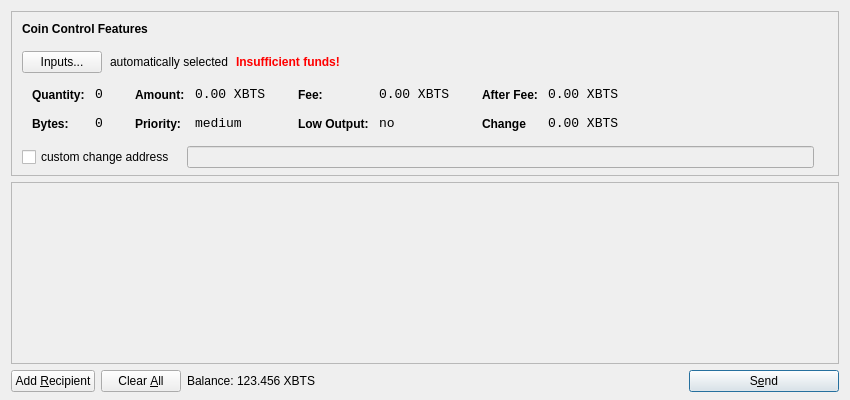
<?xml version="1.0" encoding="UTF-8"?>
<ui version="4.0">
 <class>SendCoinsDialog</class>
 <widget class="QDialog" name="SendCoinsDialog">
  <property name="geometry">
   <rect>
    <x>0</x>
    <y>0</y>
    <width>850</width>
    <height>400</height>
   </rect>
  </property>
  <property name="windowTitle">
   <string>Send Coins</string>
  </property>
  <layout class="QVBoxLayout" name="verticalLayout" stretch="0,1,0">
   <property name="bottomMargin">
    <number>8</number>
   </property>
   <item>
    <widget class="QFrame" name="frameCoinControl">
     <property name="sizePolicy">
      <sizepolicy hsizetype="Expanding" vsizetype="Expanding">
       <horstretch>0</horstretch>
       <verstretch>0</verstretch>
      </sizepolicy>
     </property>
     <property name="maximumSize">
      <size>
       <width>16777215</width>
       <height>16777215</height>
      </size>
     </property>
     <property name="frameShape">
      <enum>QFrame::StyledPanel</enum>
     </property>
     <property name="frameShadow">
      <enum>QFrame::Sunken</enum>
     </property>
     <layout class="QVBoxLayout" name="verticalLayoutCoinControl2">
      <property name="spacing">
       <number>-1</number>
      </property>
      <property name="leftMargin">
       <number>0</number>
      </property>
      <property name="topMargin">
       <number>0</number>
      </property>
      <property name="rightMargin">
       <number>0</number>
      </property>
      <property name="bottomMargin">
       <number>6</number>
      </property>
      <item>
       <layout class="QVBoxLayout" name="verticalLayoutCoinControl" stretch="0,0,0,0,1">
        <property name="spacing">
         <number>0</number>
        </property>
        <property name="leftMargin">
         <number>10</number>
        </property>
        <property name="topMargin">
         <number>10</number>
        </property>
        <item>
         <layout class="QHBoxLayout" name="horizontalLayoutCoinControl1">
          <property name="bottomMargin">
           <number>15</number>
          </property>
          <item>
           <widget class="QLabel" name="labelCoinControlFeatures">
            <property name="sizePolicy">
             <sizepolicy hsizetype="Preferred" vsizetype="Maximum">
              <horstretch>0</horstretch>
              <verstretch>0</verstretch>
             </sizepolicy>
            </property>
            <property name="font">
             <font>
              <weight>75</weight>
              <bold>true</bold>
             </font>
            </property>
            <property name="styleSheet">
             <string notr="true">font-weight:bold;</string>
            </property>
            <property name="text">
             <string>Coin Control Features</string>
            </property>
           </widget>
          </item>
         </layout>
        </item>
        <item>
         <layout class="QHBoxLayout" name="horizontalLayoutCoinControl2" stretch="0,0,0,0">
          <property name="spacing">
           <number>8</number>
          </property>
          <property name="bottomMargin">
           <number>10</number>
          </property>
          <item>
           <widget class="QPushButton" name="pushButtonCoinControl">
            <property name="styleSheet">
             <string notr="true"/>
            </property>
            <property name="text">
             <string>Inputs...</string>
            </property>
           </widget>
          </item>
          <item>
           <widget class="QLabel" name="labelCoinControlAutomaticallySelected">
            <property name="text">
             <string>automatically selected</string>
            </property>
            <property name="margin">
             <number>5</number>
            </property>
           </widget>
          </item>
          <item>
           <widget class="QLabel" name="labelCoinControlInsuffFunds">
            <property name="font">
             <font>
              <weight>75</weight>
              <bold>true</bold>
             </font>
            </property>
            <property name="styleSheet">
             <string notr="true">color:red;font-weight:bold;</string>
            </property>
            <property name="text">
             <string>Insufficient funds!</string>
            </property>
            <property name="margin">
             <number>5</number>
            </property>
           </widget>
          </item>
          <item>
           <spacer name="horizontalSpacerCoinControl">
            <property name="orientation">
             <enum>Qt::Horizontal</enum>
            </property>
            <property name="sizeHint" stdset="0">
             <size>
              <width>40</width>
              <height>1</height>
             </size>
            </property>
           </spacer>
          </item>
         </layout>
        </item>
        <item>
         <widget class="QWidget" name="widgetCoinControl" native="true">
          <property name="sizePolicy">
           <sizepolicy hsizetype="Preferred" vsizetype="Preferred">
            <horstretch>0</horstretch>
            <verstretch>0</verstretch>
           </sizepolicy>
          </property>
          <property name="minimumSize">
           <size>
            <width>0</width>
            <height>0</height>
           </size>
          </property>
          <property name="styleSheet">
           <string notr="true"/>
          </property>
          <layout class="QHBoxLayout" name="horizontalLayoutCoinControl5">
           <property name="margin">
            <number>0</number>
           </property>
           <item>
            <layout class="QHBoxLayout" name="horizontalLayoutCoinControl3" stretch="0,0,0,1">
             <property name="spacing">
              <number>20</number>
             </property>
             <property name="topMargin">
              <number>0</number>
             </property>
             <property name="bottomMargin">
              <number>10</number>
             </property>
             <item>
              <layout class="QFormLayout" name="formLayoutCoinControl1">
               <property name="horizontalSpacing">
                <number>10</number>
               </property>
               <property name="verticalSpacing">
                <number>14</number>
               </property>
               <property name="leftMargin">
                <number>10</number>
               </property>
               <property name="topMargin">
                <number>4</number>
               </property>
               <property name="rightMargin">
                <number>6</number>
               </property>
               <item row="0" column="0">
                <widget class="QLabel" name="labelCoinControlQuantityText">
                 <property name="styleSheet">
                  <string notr="true">font-weight:bold;</string>
                 </property>
                 <property name="text">
                  <string>Quantity:</string>
                 </property>
                 <property name="margin">
                  <number>0</number>
                 </property>
                </widget>
               </item>
               <item row="0" column="1">
                <widget class="QLabel" name="labelCoinControlQuantity">
                 <property name="font">
                  <font>
                   <family>Monospace</family>
                   <pointsize>10</pointsize>
                  </font>
                 </property>
                 <property name="cursor">
                  <cursorShape>IBeamCursor</cursorShape>
                 </property>
                 <property name="contextMenuPolicy">
                  <enum>Qt::ActionsContextMenu</enum>
                 </property>
                 <property name="text">
                  <string>0</string>
                 </property>
                 <property name="margin">
                  <number>0</number>
                 </property>
                 <property name="textInteractionFlags">
                  <set>Qt::LinksAccessibleByMouse|Qt::TextSelectableByKeyboard|Qt::TextSelectableByMouse</set>
                 </property>
                </widget>
               </item>
               <item row="1" column="0">
                <widget class="QLabel" name="labelCoinControlBytesText">
                 <property name="styleSheet">
                  <string notr="true">font-weight:bold;</string>
                 </property>
                 <property name="text">
                  <string>Bytes:</string>
                 </property>
                </widget>
               </item>
               <item row="1" column="1">
                <widget class="QLabel" name="labelCoinControlBytes">
                 <property name="font">
                  <font>
                   <family>Monospace</family>
                   <pointsize>10</pointsize>
                  </font>
                 </property>
                 <property name="cursor">
                  <cursorShape>IBeamCursor</cursorShape>
                 </property>
                 <property name="contextMenuPolicy">
                  <enum>Qt::ActionsContextMenu</enum>
                 </property>
                 <property name="text">
                  <string>0</string>
                 </property>
                 <property name="textInteractionFlags">
                  <set>Qt::LinksAccessibleByMouse|Qt::TextSelectableByKeyboard|Qt::TextSelectableByMouse</set>
                 </property>
                </widget>
               </item>
              </layout>
             </item>
             <item>
              <layout class="QFormLayout" name="formLayoutCoinControl2">
               <property name="horizontalSpacing">
                <number>10</number>
               </property>
               <property name="verticalSpacing">
                <number>14</number>
               </property>
               <property name="leftMargin">
                <number>6</number>
               </property>
               <property name="topMargin">
                <number>4</number>
               </property>
               <property name="rightMargin">
                <number>6</number>
               </property>
               <item row="0" column="0">
                <widget class="QLabel" name="labelCoinControlAmountText">
                 <property name="styleSheet">
                  <string notr="true">font-weight:bold;</string>
                 </property>
                 <property name="text">
                  <string>Amount:</string>
                 </property>
                 <property name="margin">
                  <number>0</number>
                 </property>
                </widget>
               </item>
               <item row="0" column="1">
                <widget class="QLabel" name="labelCoinControlAmount">
                 <property name="font">
                  <font>
                   <family>Monospace</family>
                   <pointsize>10</pointsize>
                  </font>
                 </property>
                 <property name="cursor">
                  <cursorShape>IBeamCursor</cursorShape>
                 </property>
                 <property name="contextMenuPolicy">
                  <enum>Qt::ActionsContextMenu</enum>
                 </property>
                 <property name="text">
                  <string>0.00 XBTS</string>
                 </property>
                 <property name="textInteractionFlags">
                  <set>Qt::LinksAccessibleByMouse|Qt::TextSelectableByKeyboard|Qt::TextSelectableByMouse</set>
                 </property>
                </widget>
               </item>
               <item row="1" column="0">
                <widget class="QLabel" name="labelCoinControlPriorityText">
                 <property name="styleSheet">
                  <string notr="true">font-weight:bold;</string>
                 </property>
                 <property name="text">
                  <string>Priority:</string>
                 </property>
                </widget>
               </item>
               <item row="1" column="1">
                <widget class="QLabel" name="labelCoinControlPriority">
                 <property name="font">
                  <font>
                   <family>Monospace</family>
                   <pointsize>10</pointsize>
                  </font>
                 </property>
                 <property name="cursor">
                  <cursorShape>IBeamCursor</cursorShape>
                 </property>
                 <property name="contextMenuPolicy">
                  <enum>Qt::ActionsContextMenu</enum>
                 </property>
                 <property name="text">
                  <string>medium</string>
                 </property>
                 <property name="textInteractionFlags">
                  <set>Qt::LinksAccessibleByMouse|Qt::TextSelectableByKeyboard|Qt::TextSelectableByMouse</set>
                 </property>
                </widget>
               </item>
              </layout>
             </item>
             <item>
              <layout class="QFormLayout" name="formLayoutCoinControl3">
               <property name="horizontalSpacing">
                <number>10</number>
               </property>
               <property name="verticalSpacing">
                <number>14</number>
               </property>
               <property name="leftMargin">
                <number>6</number>
               </property>
               <property name="topMargin">
                <number>4</number>
               </property>
               <property name="rightMargin">
                <number>6</number>
               </property>
               <item row="0" column="0">
                <widget class="QLabel" name="labelCoinControlFeeText">
                 <property name="styleSheet">
                  <string notr="true">font-weight:bold;</string>
                 </property>
                 <property name="text">
                  <string>Fee:</string>
                 </property>
                 <property name="margin">
                  <number>0</number>
                 </property>
                </widget>
               </item>
               <item row="0" column="1">
                <widget class="QLabel" name="labelCoinControlFee">
                 <property name="font">
                  <font>
                   <family>Monospace</family>
                   <pointsize>10</pointsize>
                  </font>
                 </property>
                 <property name="cursor">
                  <cursorShape>IBeamCursor</cursorShape>
                 </property>
                 <property name="contextMenuPolicy">
                  <enum>Qt::ActionsContextMenu</enum>
                 </property>
                 <property name="text">
                  <string>0.00 XBTS</string>
                 </property>
                 <property name="textInteractionFlags">
                  <set>Qt::LinksAccessibleByMouse|Qt::TextSelectableByKeyboard|Qt::TextSelectableByMouse</set>
                 </property>
                </widget>
               </item>
               <item row="1" column="0">
                <widget class="QLabel" name="labelCoinControlLowOutputText">
                 <property name="styleSheet">
                  <string notr="true">font-weight:bold;</string>
                 </property>
                 <property name="text">
                  <string>Low Output:</string>
                 </property>
                </widget>
               </item>
               <item row="1" column="1">
                <widget class="QLabel" name="labelCoinControlLowOutput">
                 <property name="font">
                  <font>
                   <family>Monospace</family>
                   <pointsize>10</pointsize>
                  </font>
                 </property>
                 <property name="cursor">
                  <cursorShape>IBeamCursor</cursorShape>
                 </property>
                 <property name="contextMenuPolicy">
                  <enum>Qt::ActionsContextMenu</enum>
                 </property>
                 <property name="text">
                  <string>no</string>
                 </property>
                 <property name="textInteractionFlags">
                  <set>Qt::LinksAccessibleByMouse|Qt::TextSelectableByKeyboard|Qt::TextSelectableByMouse</set>
                 </property>
                </widget>
               </item>
              </layout>
             </item>
             <item>
              <layout class="QFormLayout" name="formLayoutCoinControl4">
               <property name="horizontalSpacing">
                <number>10</number>
               </property>
               <property name="verticalSpacing">
                <number>14</number>
               </property>
               <property name="leftMargin">
                <number>6</number>
               </property>
               <property name="topMargin">
                <number>4</number>
               </property>
               <property name="rightMargin">
                <number>6</number>
               </property>
               <item row="0" column="0">
                <widget class="QLabel" name="labelCoinControlAfterFeeText">
                 <property name="styleSheet">
                  <string notr="true">font-weight:bold;</string>
                 </property>
                 <property name="text">
                  <string>After Fee:</string>
                 </property>
                 <property name="margin">
                  <number>0</number>
                 </property>
                </widget>
               </item>
               <item row="0" column="1">
                <widget class="QLabel" name="labelCoinControlAfterFee">
                 <property name="font">
                  <font>
                   <family>Monospace</family>
                   <pointsize>10</pointsize>
                  </font>
                 </property>
                 <property name="cursor">
                  <cursorShape>IBeamCursor</cursorShape>
                 </property>
                 <property name="contextMenuPolicy">
                  <enum>Qt::ActionsContextMenu</enum>
                 </property>
                 <property name="text">
                  <string>0.00 XBTS</string>
                 </property>
                 <property name="textInteractionFlags">
                  <set>Qt::LinksAccessibleByMouse|Qt::TextSelectableByKeyboard|Qt::TextSelectableByMouse</set>
                 </property>
                </widget>
               </item>
               <item row="1" column="0">
                <widget class="QLabel" name="labelCoinControlChangeText">
                 <property name="styleSheet">
                  <string notr="true">font-weight:bold;</string>
                 </property>
                 <property name="text">
                  <string>Change</string>
                 </property>
                </widget>
               </item>
               <item row="1" column="1">
                <widget class="QLabel" name="labelCoinControlChange">
                 <property name="font">
                  <font>
                   <family>Monospace</family>
                   <pointsize>10</pointsize>
                  </font>
                 </property>
                 <property name="cursor">
                  <cursorShape>IBeamCursor</cursorShape>
                 </property>
                 <property name="contextMenuPolicy">
                  <enum>Qt::ActionsContextMenu</enum>
                 </property>
                 <property name="text">
                  <string>0.00 XBTS</string>
                 </property>
                 <property name="textInteractionFlags">
                  <set>Qt::LinksAccessibleByMouse|Qt::TextSelectableByKeyboard|Qt::TextSelectableByMouse</set>
                 </property>
                </widget>
               </item>
              </layout>
             </item>
            </layout>
           </item>
          </layout>
         </widget>
        </item>
        <item>
         <layout class="QHBoxLayout" name="horizontalLayoutCoinControl4" stretch="0,0,0">
          <property name="spacing">
           <number>12</number>
          </property>
          <property name="sizeConstraint">
           <enum>QLayout::SetDefaultConstraint</enum>
          </property>
          <property name="topMargin">
           <number>5</number>
          </property>
          <property name="rightMargin">
           <number>5</number>
          </property>
          <item>
           <widget class="QCheckBox" name="checkBoxCoinControlChange">
            <property name="text">
             <string>custom change address</string>
            </property>
           </widget>
          </item>
          <item>
           <widget class="QLineEdit" name="lineEditCoinControlChange">
            <property name="enabled">
             <bool>false</bool>
            </property>
            <property name="sizePolicy">
             <sizepolicy hsizetype="Expanding" vsizetype="Fixed">
              <horstretch>0</horstretch>
              <verstretch>0</verstretch>
             </sizepolicy>
            </property>
           </widget>
          </item>
          <item>
           <widget class="QLabel" name="labelCoinControlChangeLabel">
            <property name="sizePolicy">
             <sizepolicy hsizetype="Preferred" vsizetype="Expanding">
              <horstretch>0</horstretch>
              <verstretch>0</verstretch>
             </sizepolicy>
            </property>
            <property name="minimumSize">
             <size>
              <width>0</width>
              <height>0</height>
             </size>
            </property>
            <property name="text">
             <string/>
            </property>
            <property name="margin">
             <number>3</number>
            </property>
           </widget>
          </item>
         </layout>
        </item>
        <item>
         <spacer name="verticalSpacerCoinControl">
          <property name="orientation">
           <enum>Qt::Vertical</enum>
          </property>
          <property name="sizeHint" stdset="0">
           <size>
            <width>800</width>
            <height>1</height>
           </size>
          </property>
         </spacer>
        </item>
       </layout>
      </item>
     </layout>
    </widget>
   </item>
   <item>
    <widget class="QScrollArea" name="scrollArea">
     <property name="widgetResizable">
      <bool>true</bool>
     </property>
     <widget class="QWidget" name="scrollAreaWidgetContents">
      <property name="geometry">
       <rect>
        <x>0</x>
        <y>0</y>
        <width>830</width>
        <height>165</height>
       </rect>
      </property>
      <layout class="QVBoxLayout" name="verticalLayout_2">
       <property name="margin">
        <number>0</number>
       </property>
       <item>
        <layout class="QVBoxLayout" name="entries">
         <property name="spacing">
          <number>6</number>
         </property>
        </layout>
       </item>
       <item>
        <spacer name="verticalSpacer">
         <property name="orientation">
          <enum>Qt::Vertical</enum>
         </property>
         <property name="sizeHint" stdset="0">
          <size>
           <width>20</width>
           <height>40</height>
          </size>
         </property>
        </spacer>
       </item>
      </layout>
     </widget>
    </widget>
   </item>
   <item>
    <layout class="QHBoxLayout" name="horizontalLayout">
     <item>
      <widget class="QPushButton" name="addButton">
       <property name="toolTip">
        <string>Send to multiple recipients at once</string>
       </property>
       <property name="text">
        <string>Add &amp;Recipient</string>
       </property>
       <property name="icon">
        <iconset resource="../bitcoin.qrc">
         <normaloff>:/icons/add</normaloff>:/icons/add</iconset>
       </property>
       <property name="autoDefault">
        <bool>false</bool>
       </property>
      </widget>
     </item>
     <item>
      <widget class="QPushButton" name="clearButton">
       <property name="sizePolicy">
        <sizepolicy hsizetype="Minimum" vsizetype="Fixed">
         <horstretch>0</horstretch>
         <verstretch>0</verstretch>
        </sizepolicy>
       </property>
       <property name="toolTip">
        <string>Remove all transaction fields</string>
       </property>
       <property name="text">
        <string>Clear &amp;All</string>
       </property>
       <property name="icon">
        <iconset resource="../bitcoin.qrc">
         <normaloff>:/icons/remove</normaloff>:/icons/remove</iconset>
       </property>
       <property name="autoRepeatDelay">
        <number>300</number>
       </property>
       <property name="autoDefault">
        <bool>false</bool>
       </property>
      </widget>
     </item>
     <item>
      <layout class="QHBoxLayout" name="horizontalLayout_2">
       <property name="spacing">
        <number>3</number>
       </property>
       <item>
        <widget class="QLabel" name="label">
         <property name="sizePolicy">
          <sizepolicy hsizetype="Preferred" vsizetype="Fixed">
           <horstretch>0</horstretch>
           <verstretch>0</verstretch>
          </sizepolicy>
         </property>
         <property name="text">
          <string>Balance:</string>
         </property>
        </widget>
       </item>
       <item>
        <widget class="QLabel" name="labelBalance">
         <property name="sizePolicy">
          <sizepolicy hsizetype="Preferred" vsizetype="Fixed">
           <horstretch>0</horstretch>
           <verstretch>0</verstretch>
          </sizepolicy>
         </property>
         <property name="cursor">
          <cursorShape>IBeamCursor</cursorShape>
         </property>
         <property name="text">
          <string>123.456 XBTS</string>
         </property>
         <property name="textInteractionFlags">
          <set>Qt::LinksAccessibleByMouse|Qt::TextSelectableByKeyboard|Qt::TextSelectableByMouse</set>
         </property>
        </widget>
       </item>
      </layout>
     </item>
     <item>
      <spacer name="horizontalSpacer">
       <property name="orientation">
        <enum>Qt::Horizontal</enum>
       </property>
       <property name="sizeHint" stdset="0">
        <size>
         <width>40</width>
         <height>20</height>
        </size>
       </property>
      </spacer>
     </item>
     <item>
      <widget class="QPushButton" name="sendButton">
       <property name="minimumSize">
        <size>
         <width>150</width>
         <height>0</height>
        </size>
       </property>
       <property name="toolTip">
        <string>Confirm the send action</string>
       </property>
       <property name="text">
        <string>S&amp;end</string>
       </property>
       <property name="icon">
        <iconset resource="../bitcoin.qrc">
         <normaloff>:/icons/send</normaloff>:/icons/send</iconset>
       </property>
       <property name="default">
        <bool>true</bool>
       </property>
      </widget>
     </item>
    </layout>
   </item>
  </layout>
 </widget>
 <resources>
  <include location="../bitcoin.qrc"/>
 </resources>
 <connections/>
</ui>
